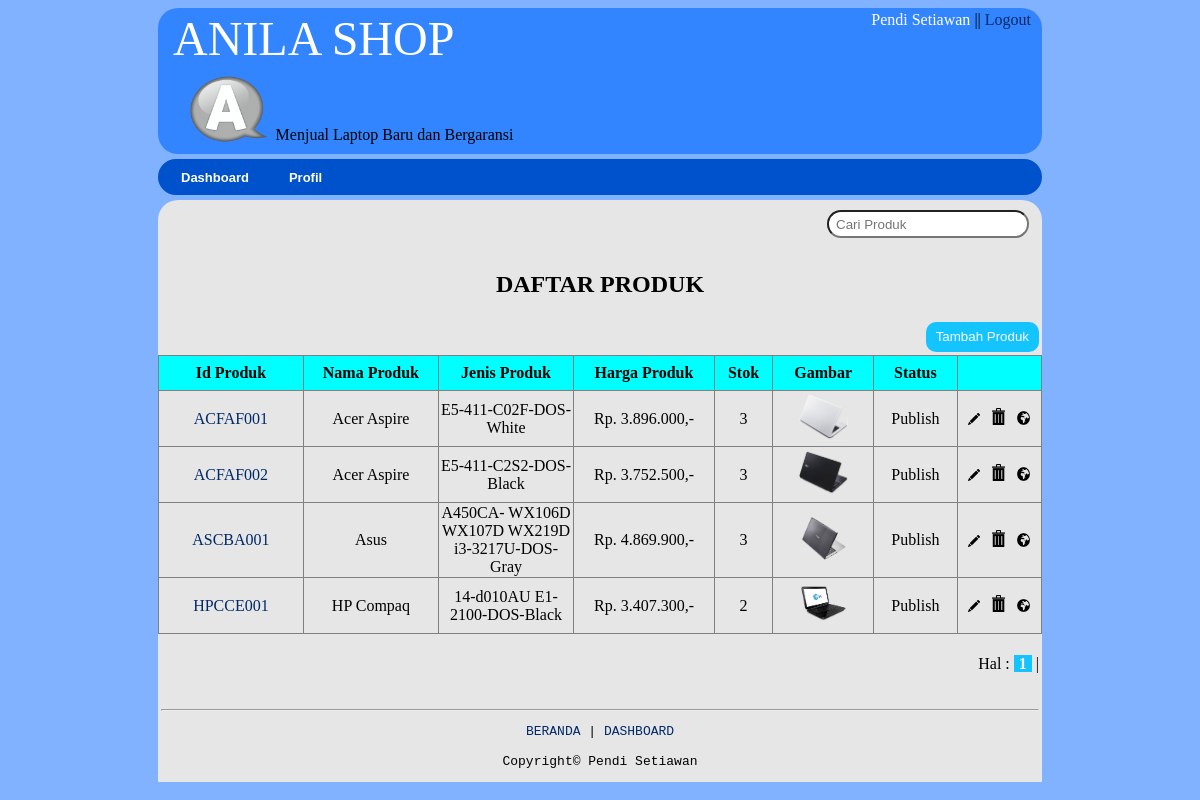
The app's page /product/view_product.php (signed in) with its own data.
### tables this page shows
CREATE TABLE IF NOT EXISTS `product` (
  `id_product` varchar(20) NOT NULL,
  `name` varchar(20) NOT NULL,
  `type` varchar(50) NOT NULL,
  `price` double NOT NULL,
  `description` text NOT NULL,
  `stock` int(3) NOT NULL,
  `image` text NOT NULL,
  `category_id` int(1) NOT NULL,
  `status` int(1) NOT NULL,
  `specification` text NOT NULL,
  PRIMARY KEY (`id_product`)
);

### function/function.php (called while the page is built, shortened)
<?php
function price($price) {
	$format = number_format($price,0,'','.').",-";
	return $format;
}

### product/view_product.php (the view, shortened to what this page needs)
<?php
	if(!isset($_SESSION['id'])) {
	  	echo "<script>window.alert('Anda Harus Login Dulu');</script>";
		echo "<script>window.location = '../login/login.php';</script>";
	} else {
include "../header/header_admin.php";
?>
<form action="add_product.php" method="post">
	<div class="row-isi">
		<table class="width">
			<tr>
				<td align="center"><h2>DAFTAR PRODUK</h2></td>
			</tr>
			<tr>
				<td align="right"><input type="submit" name="submit" value="Tambah Produk" /></td>
			</tr>
		</table>
		<table border="1" class="width border">
			<tr bgcolor="#00FFFF" height="35px">
				<th width="8%">Id Produk</th>
				<th width="8%">Nama Produk</th>
				<th width="8%">Jenis Produk</th>
				<th width="8%">Harga Produk</th>
				<th width="3%">Stok</th>
				<th width="5%">Gambar</th>
				<th width="4%">Status</th>
				<th width="5%"></th>
			</tr>
			<?php
				$batas   = 7;
				if(isset($_GET['halaman'])) {
					$halaman = $_GET['halaman'];
				} else {
					$halaman = "";
				}
				if(empty($halaman)){
				    $posisi=0;
				    $halaman=1;
				}
				else{
				    $posisi = ($halaman-1) * $batas;
				}
				$que = "select * from product limit $posisi,$batas";
				$tampil = mysql_query("$que");
				while ($data = mysql_fetch_array($tampil)) { ?>
						<tr class="hover">
							<td align='center'>
								<a href="detail.php?id_product=<?php echo $data[0]; ?>" class="href"><?php echo $data[0]; ?></a>
							</td>
							<td align='center'><?php echo $data[1]; ?></td>
							<td align='center'><?php echo $data[2]; ?></td>
							<td align='center'>Rp. <?php echo price($data[3]); ?></td>
							<td align='center'><?php echo $data[5]; ?></td>
							<td align='center'>
								<?php if (!empty($data['image'])): ?>
									<img src="<?php echo $data['image']; ?>" width="50%"><br/>
								<?php else : ?>
									<img src="<?php echo 'http://'.$_SERVER['HTTP_HOST'].'/new_media/aplikasi/image/no-image.jpg' ?>" width="50%"><br/>
								<?php endif ?>
							</td>
							<td align="center">
								<?php
									if ($data[8]==1) {
										echo "Not Publish";
									} elseif ($data[8]==2) {
										echo "Publish";
									}
								?>
							</td>
							<td align='center'>
								<a href="edit.php?id_product=<?php echo $data[0]; ?>"><img title="Edit" src="<?php echo 'http://'.$_SERVER['HTTP_HOST'].'/new_media/aplikasi/image/edit.png' ?>" width = "15%"></a> &nbsp;
								<a href="delete.php?id_product=<?php echo $data[0]; ?>"><img title="Hapus" src="<?php echo 'http://'.$_SERVER['HTTP_HOST'].'/new_media/aplikasi/image/delete.png' ?>" width = "15%"></a> &nbsp;
								<?php if($data[8]==1): ?>
									<a href="publish.php?id_product=<?php echo $data[0]; ?>"><img title="Publish" src="<?php echo 'http://'.$_SERVER['HTTP_HOST'].'/new_media/aplikasi/image/publish.png' ?>" width = "17%"></a>
								<?php else: ?>
									<a href="publish.php?id_product=<?php echo $data[0]; ?>"><img title="Not Publish" src="<?php echo 'http://'.$_SERVER['HTTP_HOST'].'/new_media/aplikasi/image/publish.png' ?>" width = "17%"></a>
								<?php endif ?>
							</td>
						</tr>
					<?php
				}
			 ?>
		</table>
		<table class="width">
		<tr>
			<td align="right">
				<?php
					echo "<br>Hal : ";
					$tampil2="select * from product";
					$hasil2=mysql_query($tampil2);
					$jmldata=mysql_num_rows($hasil2);
					$jmlhalaman=ceil($jmldata/$batas);
					for($i=1;$i<=$jmlhalaman;$i++) {
						if($i>=($halaman-3) && $i <= ($halaman+3)){
							if ($i != $halaman)
							{
							    echo " <a href=$_SERVER[PHP_SELF]?halaman=$i><font color='#00F'>$i</font></a> | ";
							}
							else
							{
							    echo " <a class=display>$i</a> |";
							}
						}
					}
				?>
			</td>
		</tr>
		</table>
		<table class="width">
			<tr>
				<td><?php include "../footer/footer.php"; ?></td>
			</tr>
		</table>
	</div>
</form>
<?php } ?>

### header/header_admin.php (shortened to what this page needs)
<!DOCTYPE html>
<html>
<head>
	<link rel="stylesheet" type="text/css" href="../css/global.css">
</head>
<body bgcolor="#80B2FF">
<?php
include "../function/function.php";
$query = "SELECT * from login WHERE id='$_SESSION[id_admin]'";
$que = mysql_query($query);
$data = mysql_fetch_array($que);
?>
<div class="row-header radius">
	<table class="width">
		<tr>
			<td colspan="2"><a href="../aplikasi/index.php" class="href"><font color="#fff" size="30">&nbsp;ANILA SHOP</font></a></td>
			<td align="right" style="vertical-align: top;"><a href="../admin/view_edit.php" class="href"><font color="#fff">
				<?php echo ucfirst($data['first_name']); ?> <?php echo ucfirst($data['last_name']); ?></font></a> ||
				<?php
					if (isset($_SESSION["id"])) {
						echo "<a href='../logout/logout.php' class='href'>Logout &nbsp;</a>";
					} else {
						echo "<a href='../login/login.php' class='href'>Login &nbsp;</a>";
					}
				?>
			</td>
		</tr>
		<tr>
			<td width="9%" align="right">
				<a href="../aplikasi/index.php"><img class="padding" src="<?php echo 'http://'.$_SERVER['HTTP_HOST'].'/new_media/aplikasi/image/logo-icon.png' ?>" width="70%"></a>
			</td>
			<td width="26%" class="align">Menjual Laptop Baru dan Bergaransi</td>
			<td width="35%" align="right">&nbsp;</td>
		</tr>
	</table>
</div>
<div class="row-menu radius">
	<table class="width">
		<tr>
			<td>
				<ul class="dropmenu">
					<li><a href="../admin/check.php">Dashboard</a></li>
					<li><a href="../admin/view_edit.php">Profil</a></li>
				</ul>
			</td>
		</tr>
	</table>
</div>
<div class="row-isi radius-top">
	<form action="../search/search_admin.php" method="post" onsubmit="return validasi(this)">
		<table class="width">
			<tr>
				<td align="right">
					<input class="search" type="search" name="search" placeholder="Cari Produk">
				</td>
			</tr>
		</table>
	</form>
</div>
</body>
</html>

### css/global.css (style rules this page uses)
.dropmenu { background: transparent; height: 30px; list-style-type: none; margin: 0; padding: 0px; }
.dropmenu li { float: left; height: 30px; }
.dropmenu li a { color: #FFF; display: block; font: 13px arial, verdana, sans-serif; font-weight: bold; padding: 8px 20px; text-decoration: none; }
table.border { border-collapse: collapse; }
.width { width: 100%; }
.href { text-decoration: none; color: #002966; }
.row-header { margin-left: 190px; width: 884px; background-color: #3385FF; margin: auto; }
.row-menu { margin-left: 190px; width: 884px; background-color: #0052CC; margin: 5px auto; }
.row-isi { margin-left: 190px; width: 884px; background-color: #E6E6E6; margin: auto; }
.radius { border-radius: 20px; }
.radius-top { border-top-left-radius: 20px; border-top-right-radius: 20px; }
.display { background: #13C4FF; color: #FFF; font-weight: bold; padding: 0 5px 0 5px; }
input[type=submit], input[type=reset], input[type=button] { padding: 5px 10px 5px; cursor: pointer; line-height: 150%; margin: 0; position: relative; text-decoration: none; text-align: center; background: #13c4ff; color: white; font-weight: 400; display: inline-block; border: 0px; -webkit-appearance: none; -moz-appearance: none; -ms-appearance: none; -o-appearance: none; appearance: none; -webkit-border-radius: 10px; -moz-border-radius: 10px; border-radius: 10px; outline: 0; -webkit-font-smoothing: antialiased; }

### header/header_admin.php (style rules this page uses)
.search { margin: 7px 10px; width: 23%; height: 28px; border-radius: 30px; outline-style: none; padding-left: 7px; }
.align { vertical-align: bottom; padding-bottom: 8px; }
img.padding { padding-right: 4px; }

### records on screen
product: id_product "ACFAF001", name "Acer Aspire", type "E5-411-C02F-DOS-White", price "3.896.000,-", stock "3", image (picture), status "Publish"
product: id_product "ACFAF002", name "Acer Aspire", type "E5-411-C2S2-DOS-Black", price "3.752.500,-", stock "3", image (picture), status "Publish"
product: id_product "ASCBA001", name "Asus", type "A450CA- WX106D WX107D WX219D i3-3217U-DOS-Gray", price "4.869.900,-", stock "3", image (picture), status "Publish"
product: id_product "HPCCE001", name "HP Compaq", type "14-d010AU E1-2100-DOS-Black", price "3.407.300,-", stock "2", image (picture), status "Publish"

### other values on screen
$data['first_name'] "Pendi"
$data['last_name'] "Setiawan"
